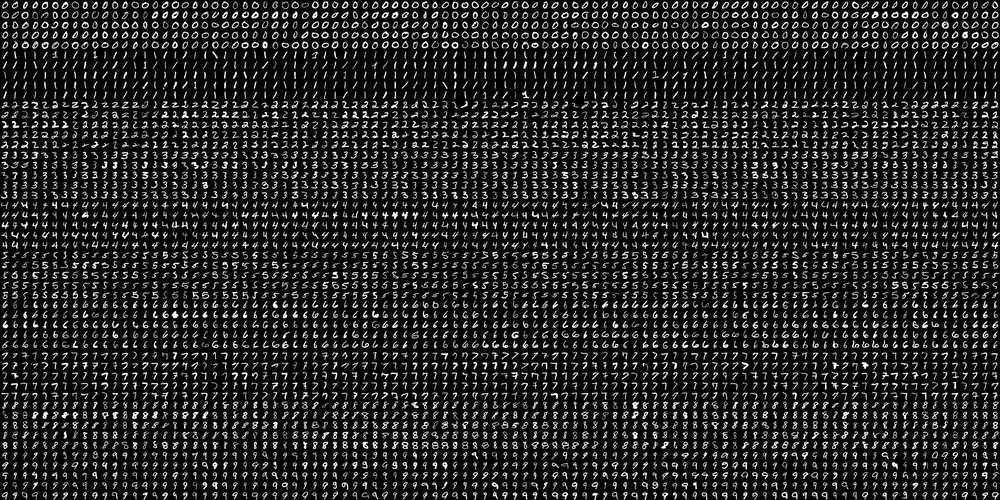
#> input picture datasets/digits.png, 1000 x 500 px, shrunk from 2000 x 1000 before the run
$ jupyter execute --allow-errors 4-machine-learning.ipynb   (older library calls are emulated)
#> lines starting #> are read from the running program, lines starting #| are printed output that depends on the picture
[cell 1]
import cv2
import numpy as np

digits = cv2.imread("../datasets/digits.png", 0)
#> digits is the input picture: shape (500, 1000); min 0, max 255, mean 36.1

def show_image(image):
    cv2.namedWindow('image', cv2.WINDOW_NORMAL)
    cv2.imshow('image', image)
    cv2.waitKey()
    cv2.destroyAllWindows()

show_image(digits)
print(digits.shape)
#| (500, 1000)

[cell 2]
images = [np.hsplit (row, 100)
         for row in
         np.vsplit(digits, 50)]
#> images = 50 items

images = np.array(images, dtype=np.float32)

print(images.shape)
#| (50, 100, 10, 10)

train_features = images[:, :50].reshape(-1, (20 * 20))
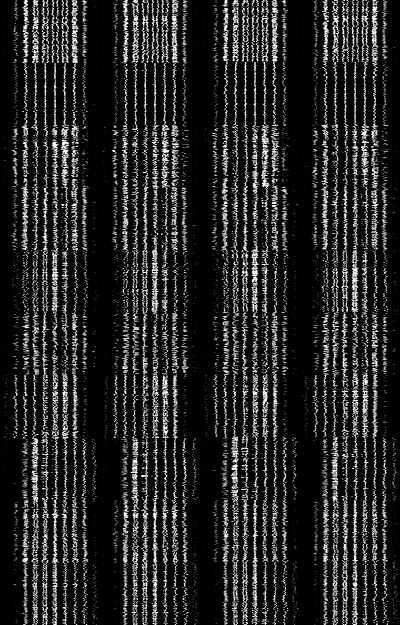
#> train_features: shape (625, 400) float32; min 0, max 255, mean 36.1
test_features = images[:, 50:100].reshape(-1, (20 * 20))
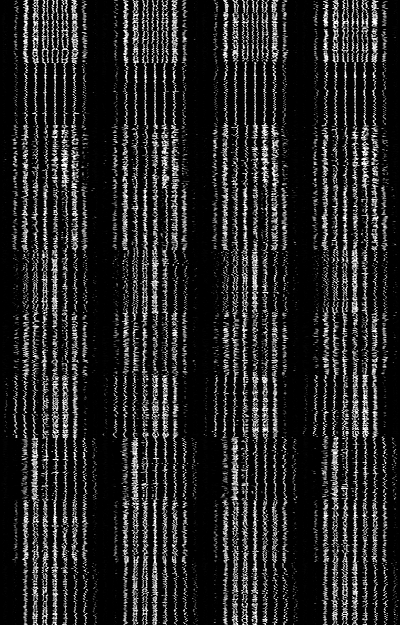
#> test_features: shape (625, 400) float32; min 0, max 255, mean 36.1

train_features -= np.mean(train_features, axis=0)
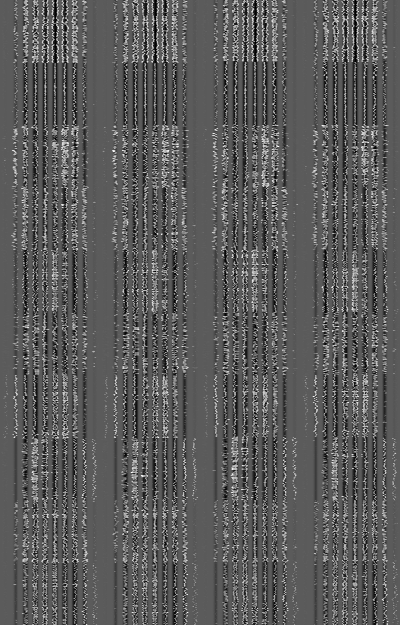
#> train_features: shape (625, 400) float32; min -141.3, max 250.8, mean 0; drawn with min black and max white
test_features -= np.mean(train_features, axis=0)

k = np.arange(10)
train_labels = np.repeat( k, 250).reshape(-1, 1)
test_labels = train_labels.copy()

knn = cv2.ml.KNearest_create()
#> (the rest of this cell did not finish here and is left out)

[cell 3]
import cv2
import numpy as np

fashion = cv2.imread("../datasets/fashion.png", 0)
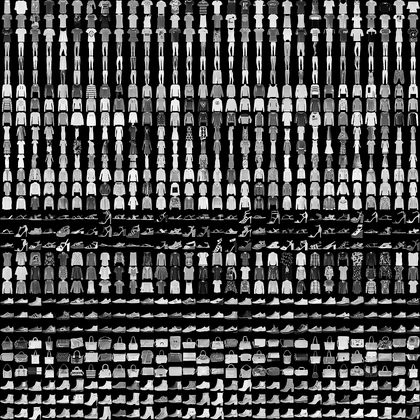
#> input picture datasets/fashion.png, 420 x 420 px, shrunk from 840 x 840 before the run
#> fashion is the input picture: shape (420, 420); min 0, max 255, mean 73.3


images = [np.hsplit (row, 30)
         for row in
         np.vsplit(fashion, 30)]
#> images = 30 items

images = np.array(images, dtype=np.float32)

#> (the rest of this cell did not finish here and is left out)

[cell 4]
import cv2
import numpy as np

fashion = cv2.imread("../datasets/fashion.png", 0)


images = [np.hsplit (row, 30)
         for row in
         np.vsplit(fashion, 30)]

images = np.array(images, dtype=np.float32)

#> (the rest of this cell did not finish here and is left out)

[cell 5]
import cv2
import numpy as np

fashion = cv2.imread("../datasets/digits.png", 0)


images = [np.hsplit (row, 100)
         for row in
         np.vsplit(fashion, 50)]
#> images = 50 items

images = np.array(images, dtype=np.float32)

train_features = images[:, :50].reshape(-1, (20 * 20))
test_features = images[:, 50:100].reshape(-1, (20 * 20))

train_features -= np.mean(train_features, axis=0)
test_features -= np.mean(train_features, axis=0)

k = np.arange(10)
train_labels = np.repeat( k, 250).reshape(-1, 1)
test_labels = train_labels.copy()


model = cv2.ml.SVM_create()
model.setKernel(cv2.ml.SVM_LINEAR)
model.setC(2.67)
model.setGamma(5.383)
model.setType(cv2.ml.SVM_C_SVC)

#> (the rest of this cell did not finish here and is left out)

[cell 6]
import cv2
import numpy as np
import matplotlib.pyplot as plt
from sklearn.decomposition import PCA


mnist = cv2.imread("../datasets/digits.png", 0)

features = [np.hsplit (row, 100)
         for row in
         np.vsplit(mnist, 50)]
#> features = 50 items


features = np.array(features, dtype=np.float32)


features = features.reshape(-1, (20 * 20))
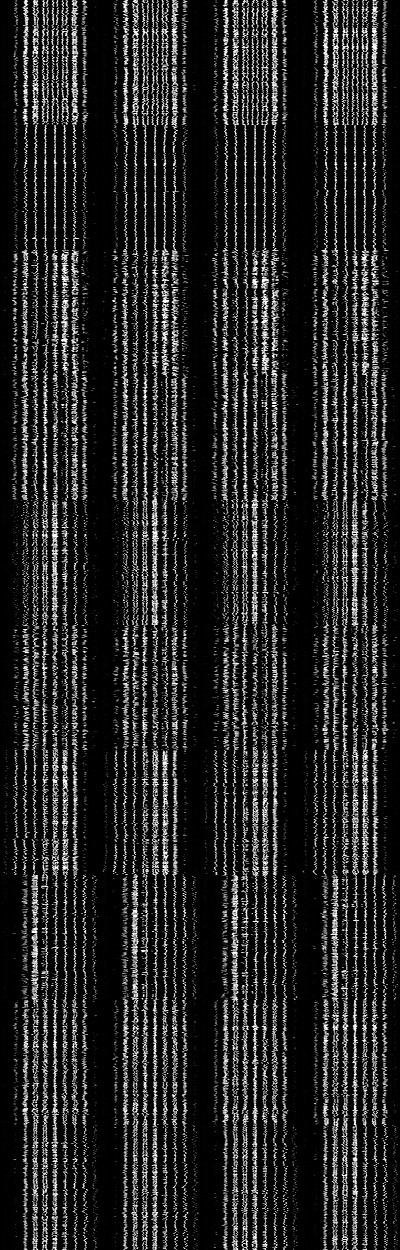
#> features: shape (1250, 400) float32; min 0, max 255, mean 36.1
print(features.shape)
#| (1250, 400)

pca = PCA(n_components=100)
pca = PCA(n_components= features.shape[1])

pca.fit(features)


plt.plot(np.cumsum(pca.explained_variance_ratio_))
plt.xlabel('Number of components')
plt.ylabel('Cummulative explained variance')
plt.show()
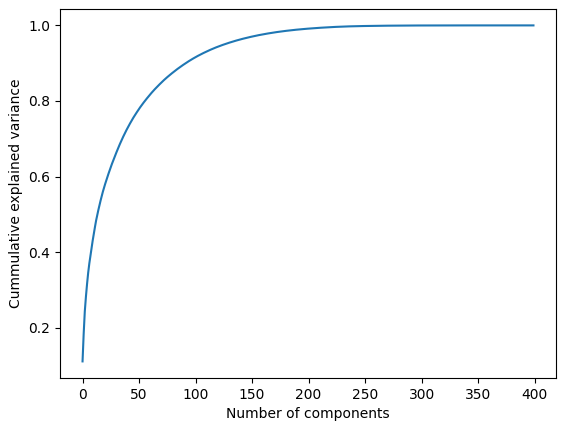
#> figure drawn by matplotlib, 1 panel; curve peaks at x = 379, y = 1

#> (the rest of this cell did not finish here and is left out)
